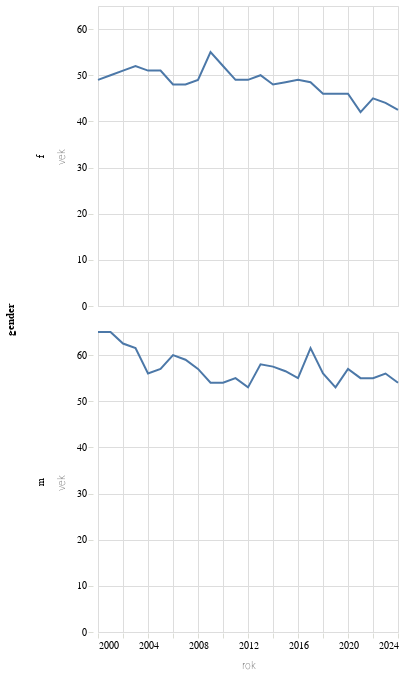

This figure's notebook cell:
### Code cell
alt.Chart(alt_friendly(cr3.filter(pl.col('gender').is_in(['m','f'])))).mark_line().encode(alt.X("rok"),alt.Y("vek"),alt.Row("gender"))

### Figure 1 — Vega-Lite specification as saved in the notebook (floating-point values rounded to 4 significant figures)
{"config": {"title": {"font": "Noticia Text", "fontSize": 14, "anchor": "start", "lineHeight": 21, "fontWeight": "bolder", "subtitleFont": "Noticia Text", "subtitleFontSize": 12, "subtitlePadding": 12, "dy": -12}, "axis": {"labelFont": "Asap", "titleFont": "Asap", "fontWeight": "lighter", "titleFontWeight": "lighter", "labelFontSize": 10, "titleFontSize": 10, "labelPadding": 2, "titlePadding": 10, "domainOpacity": 0, "tickColor": "#DCDDD6"}, "legend": {"labelFont": "Asap", "labelFontWeight": "normal", "titleFont": "Asap", "titleFontWeight": "normal", "labelFontSize": 10, "titleFontSize": 10}}, "data": {"name": "data-21cc43c1726053ad01db908ed3e63919"}, "mark": {"type": "line"}, "encoding": {"row": {"field": "gender", "type": "nominal"}, "x": {"field": "rok", "type": "temporal"}, "y": {"field": "vek", "type": "quantitative"}}, "$schema": "https://vega.github.io/schema/vega-lite/v5.8.0.json", "datasets": {"data-21cc43c1726053ad01db908ed3e63919": [{"gender": "f", "rok": "2007-01-01T00:00:00", "vek": 48.0}, {"gender": "f", "rok": "2015-01-01T00:00:00", "vek": 48.5}, {"gender": "f", "rok": "2016-01-01T00:00:00", "vek": 49.0}, {"gender": "f", "rok": "2009-01-01T00:00:00", "vek": 55.0}, {"gender": "f", "rok": "2002-01-01T00:00:00", "vek": 51.0}, {"gender": "m", "rok": "2001-01-01T00:00:00", "vek": 65.0}, {"gender": "m", "rok": "2017-01-01T00:00:00", "vek": 61.5}, {"gender": "m", "rok": "2008-01-01T00:00:00", "vek": 57.0}, {"gender": "m", "rok": "2003-01-01T00:00:00", "vek": 61.5}, {"gender": "f", "rok": "2000-01-01T00:00:00", "vek": 49.0}, {"gender": "f", "rok": "2022-01-01T00:00:00", "vek": 45.0}, {"gender": "m", "rok": "2004-01-01T00:00:00", "vek": 56.0}, {"gender": "m", "rok": "2013-01-01T00:00:00", "vek": 58.0}, {"gender": "f", "rok": "2018-01-01T00:00:00", "vek": 46.0}, {"gender": "f", "rok": "2003-01-01T00:00:00", "vek": 52.0}, {"gender": "f", "rok": "2017-01-01T00:00:00", "vek": 48.5}, {"gender": "m", "rok": "2015-01-01T00:00:00", "vek": 56.5}, {"gender": "m", "rok": "2019-01-01T00:00:00", "vek": 53.0}, {"gender": "m", "rok": "2002-01-01T00:00:00", "vek": 62.5}, {"gender": "f", "rok": "2004-01-01T00:00:00", "vek": 51.0}, {"gender": "m", "rok": "2024-01-01T00:00:00", "vek": 54.0}, {"gender": "f", "rok": "2012-01-01T00:00:00", "vek": 49.0}, {"gender": "f", "rok": "2008-01-01T00:00:00", "vek": 49.0}, {"gender": "m", "rok": "2016-01-01T00:00:00", "vek": 55.0}, {"gender": "f", "rok": "2021-01-01T00:00:00", "vek": 42.0}, {"gender": "m", "rok": "2010-01-01T00:00:00", "vek": 54.0}, {"gender": "f", "rok": "2011-01-01T00:00:00", "vek": 49.0}, {"gender": "m", "rok": "2007-01-01T00:00:00", "vek": 59.0}, {"gender": "m", "rok": "2012-01-01T00:00:00", "vek": 53.0}, {"gender": "f", "rok": "2019-01-01T00:00:00", "vek": 46.0}, {"gender": "m", "rok": "2014-01-01T00:00:00", "vek": 57.5}, {"gender": "f", "rok": "2005-01-01T00:00:00", "vek": 51.0}, {"gender": "f", "rok": "2006-01-01T00:00:00", "vek": 48.0}, {"gender": "m", "rok": "2018-01-01T00:00:00", "vek": 56.0}, {"gender": "m", "rok": "2009-01-01T00:00:00", "vek": 54.0}, {"gender": "f", "rok": "2020-01-01T00:00:00", "vek": 46.0}, {"gender": "m", "rok": "2006-01-01T00:00:00", "vek": 60.0}, {"gender": "f", "rok": "2024-01-01T00:00:00", "vek": 42.5}, {"gender": "f", "rok": "2014-01-01T00:00:00", "vek": 48.0}, {"gender": "f", "rok": "2010-01-01T00:00:00", "vek": 52.0}, {"gender": "m", "rok": "2023-01-01T00:00:00", "vek": 56.0}, {"gender": "f", "rok": "2001-01-01T00:00:00", "vek": 50.0}, {"gender": "m", "rok": "2005-01-01T00:00:00", "vek": 57.0}, {"gender": "f", "rok": "2013-01-01T00:00:00", "vek": 50.0}, {"gender": "f", "rok": "2023-01-01T00:00:00", "vek": 44.0}, {"gender": "m", "rok": "2000-01-01T00:00:00", "vek": 65.0}, {"gender": "m", "rok": "2011-01-01T00:00:00", "vek": 55.0}, {"gender": "m", "rok": "2021-01-01T00:00:00", "vek": 55.0}, {"gender": "m", "rok": "2020-01-01T00:00:00", "vek": 57.0}, {"gender": "m", "rok": "2022-01-01T00:00:00", "vek": 55.0}]}}
